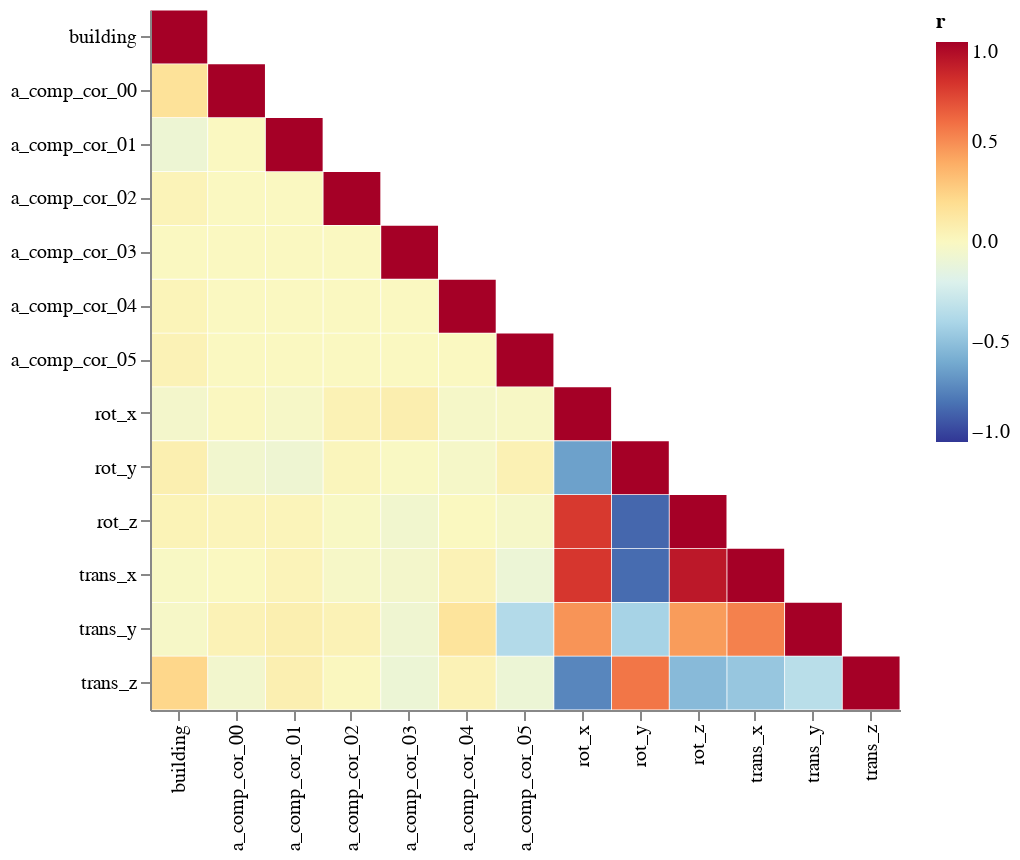

This figure's notebook cell:
### Code cell
analysis.plot_report(plot_type='design_matrix_corrplot')

### Figure 1 — Vega-Lite specification as saved in the notebook (floating-point values rounded to 4 significant figures; data arrays with more than 128 entries replaced by an {"elided": "..."} marker saying what was removed)
{"$schema": "https://vega.github.io/schema/vega-lite/v4.8.1.json", "config": {"scale": {"bandPaddingInner": 0.015}, "view": {"continuousHeight": 300, "continuousWidth": 400, "strokeWidth": 0}}, "data": {"name": "data-1d4d411526c1658f3bbb6ca05755de91"}, "datasets": {"data-1d4d411526c1658f3bbb6ca05755de91": {"elided": "169 records"}}, "encoding": {"fill": {"field": "r", "legend": {"title": "r"}, "scale": {"domain": [-1, 1], "scheme": "redyellowblue"}, "sort": "descending", "type": "quantitative"}, "tooltip": [{"field": "r", "type": "quantitative"}], "x": {"axis": {"title": null}, "field": "index", "sort": null, "type": "nominal"}, "y": {"axis": {"title": null}, "field": "index_2", "sort": null, "type": "nominal"}}, "height": 350, "mark": "rect", "selection": {"selector104": {"bind": "scales", "encodings": ["x", "y"], "type": "interval"}}, "width": 375}
